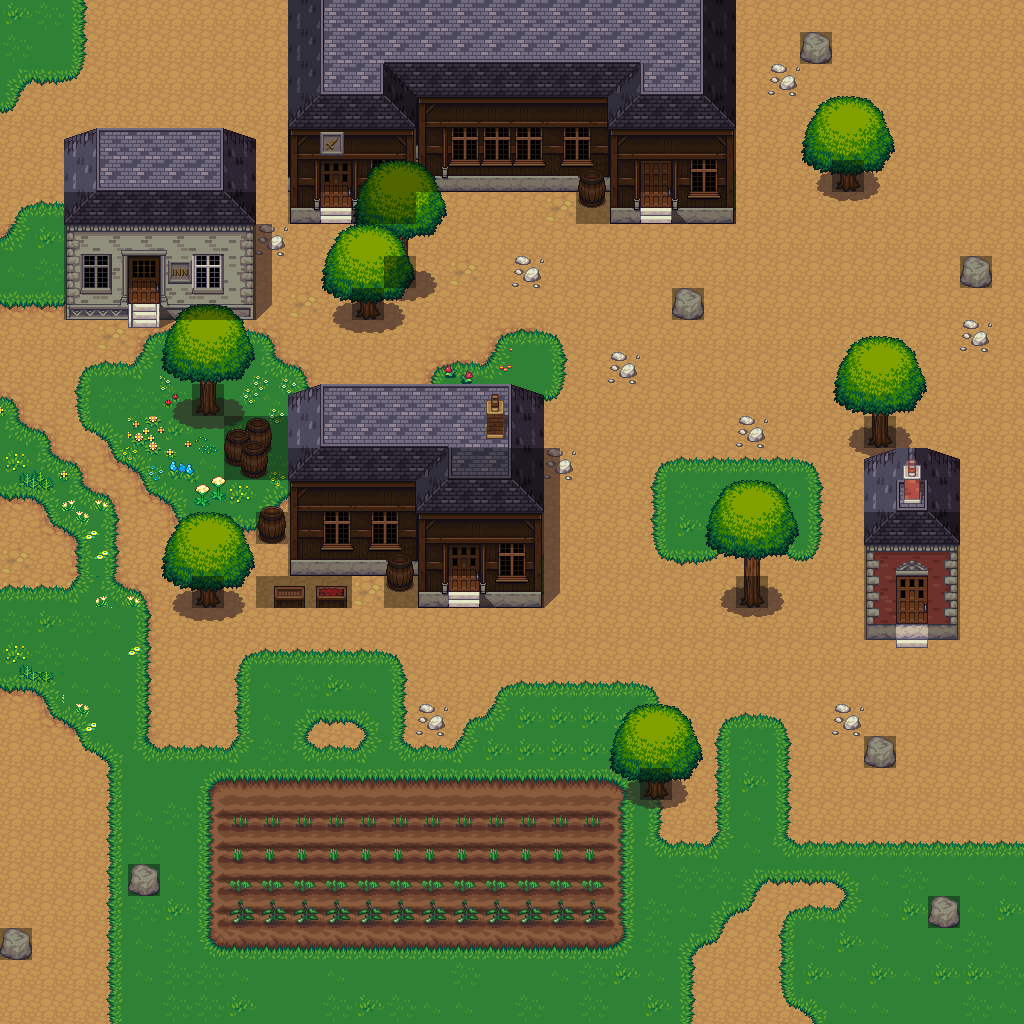

A 2D game scene composited from a Tiled map and its tileset images. What follows is a short description and the map's XML, with each tile layer's data collapsed to a summary:
An orthogonal 32x32 tile map with 32x32 px tiles, 6 tile layers (background, background, background, foreground, ...), 12 tilesets and 2 objects (2x teleport).

<map version="1.0" orientation="orthogonal" width="32" height="32" tilewidth="32" tileheight="32">
 <tileset firstgid="1" name="contest-art" tilewidth="32" tileheight="32">
  <image source="../images/fantasy/outside/contest-art.png" width="544" height="412" />
 </tileset>
 <tileset firstgid="205" name="chimney" tilewidth="32" tileheight="32">
  <tileoffset x="1" y="1" />
  <image source="../images/fantasy/outside/chimney.png" width="32" height="64" />
 </tileset>
 <tileset firstgid="207" name="treetop" tilewidth="32" tileheight="32">
  <image source="../images/fantasy/outside/treetop.png" width="192" height="224" />
 </tileset>
 <tileset firstgid="249" name="grass" tilewidth="32" tileheight="32">
  <image source="../images/fantasy/outside/grass.png" width="96" height="192" />
 </tileset>
 <tileset firstgid="267" name="dirt" tilewidth="32" tileheight="32">
  <image source="../images/fantasy/outside/dirt.png" width="96" height="192" />
 </tileset>
 <tileset firstgid="285" name="house" tilewidth="32" tileheight="32">
  <image source="../images/fantasy/outside/house.png" width="288" height="224" />
 </tileset>
 <tileset firstgid="348" name="plants" tilewidth="32" tileheight="32">
  <image source="../images/fantasy/outside/plants.png" width="288" height="384" />
 </tileset>
 <tileset firstgid="456" name="trunk" tilewidth="32" tileheight="32">
  <image source="../images/fantasy/outside/trunk.png" width="192" height="96" />
 </tileset>
 <tileset firstgid="474" name="plowed_soil" tilewidth="32" tileheight="32">
  <image source="../images/fantasy/outside/plowed_soil.png" width="96" height="192" />
 </tileset>
 <tileset firstgid="492" name="tiled_collision" tilewidth="32" tileheight="32">
  <image source="../images/tiled_collision.png" width="480" height="32" />
 </tileset>
 <tileset firstgid="507" name="rock" tilewidth="32" tileheight="32">
  <image source="../images/fantasy/outside/rock.png" width="64" height="32" />
 </tileset>
 <tileset firstgid="509" name="signs" tilewidth="32" tileheight="32">
  <image source="../images/fantasy/outside/signs.png" width="96" height="64" />
 </tileset>
 <layer name="background" width="32" height="32">
  <data>[1024 cells, 1017 non-empty, 204 distinct tile ids]</data>
 </layer>
 <layer name="background" width="32" height="32">
  <data>[1024 cells, 256 non-empty, 46 distinct tile ids]</data>
 </layer>
 <layer name="background" width="32" height="32">
  <data>[1024 cells, 59 non-empty, 13 distinct tile ids]</data>
 </layer>
 <layer name="foreground" width="32" height="32">
  <data>[1024 cells, 108 non-empty, 39 distinct tile ids]</data>
 </layer>
 <layer name="foreground" width="32" height="32">
  <data>[1024 cells, 51 non-empty, 24 distinct tile ids]</data>
 </layer>
 <layer name="collisions" width="32" height="32">
  <data>[1024 cells, 154 non-empty, 1 distinct tile ids]</data>
 </layer>
 <objectgroup name="event" width="32" height="32">
  <object name="To Fields" type="teleport" x="2" y="23" width="27" height="976">
   <properties>
    <property name="warp" value="fields,980,500" />
   </properties>
  </object>
  <object name="test" type="teleport" x="994" y="25" width="27" height="976">
   <properties>
    <property name="warp" value="test,100,100" />
   </properties>
  </object>
 </objectgroup>
</map>
